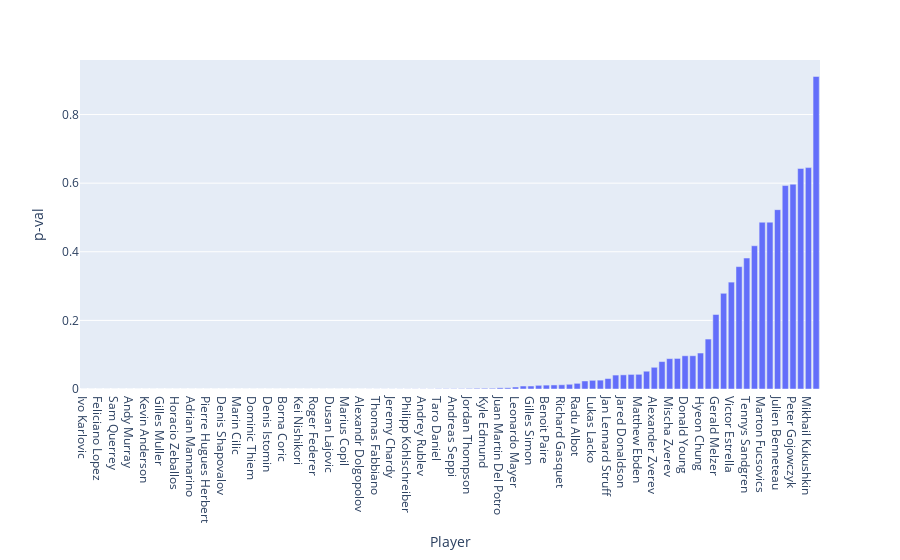

Notebook code for this chart:
### Code cell
#fig = px.histogram(streaks, x='p-val', nbins=96, hover_name= 'Player')
strks_pts_sorted = strks_pts.sort_values('p-val')
fig = px.bar(strks_pts_sorted, x='Player', y='p-val')
#fig.update_xaxes(visible=False, showticklabels=True)
fig.show()

### Figure 1 — Plotly figure (JSON) as saved in the notebook; plotly's stock layout.template omitted (floating-point values rounded to 4 significant figures)
{"data": [{"alignmentgroup": "True", "hovertemplate": "Player=%{x}<br>p-val=%{y}<extra></extra>", "legendgroup": "", "marker": {"color": "#636efa"}, "name": "", "offsetgroup": "", "orientation": "v", "showlegend": false, "textposition": "auto", "type": "bar", "x": ["Ivo Karlovic", "John Isner", "Feliciano Lopez", "Fabio Fognini", "Sam Querrey", "Milos Raonic", "Andy Murray", "Damir Dzumhur", "Kevin Anderson", "Florian Mayer", "Gilles Muller", "Tomas Berdych", "Horacio Zeballos", "Stan Wawrinka", "Adrian Mannarino", "Nick Kyrgios", "Pierre Hugues Herbert", "Rafael Nadal", "Denis Shapovalov", "Jack Sock", "Marin Cilic", "Paolo Lorenzi", "Dominic Thiem", "Gael Monfils", "Denis Istomin", "Novak Djokovic", "Borna Coric", "Nikoloz Basilashvili", "Kei Nishikori", "Grigor Dimitrov", "Roger Federer", "Dudi Sela", "Dusan Lajovic", "Guido Pella", "Marius Copil", "Lucas Pouille", "Alexandr Dolgopolov", "Pablo Carreno Busta", "Thomas Fabbiano", "David Goffin", "Jeremy Chardy", "Steve Johnson", "Philipp Kohlschreiber", "Jiri Vesely", "Andrey Rublev", "Jo Wilfried Tsonga", "Taro Daniel", "Pablo Cuevas", "Andreas Seppi", "Fernando Verdasco", "Jordan Thompson", "Malek Jaziri", "Kyle Edmund", "Yen Hsun Lu", "Juan Martin Del Potro", "Aljaz Bedene", "Leonardo Mayer", "Karen Khachanov", "Gilles Simon", "Mikhail Youzhny", "Benoit Paire", "Joao Sousa", "Richard Gasquet", "Robin Haase", "Radu Albot", "Steve Darcis", "Lukas Lacko", "Frances Tiafoe", "Jan Lennard Struff", "Roberto Bautista Agut", "Jared Donaldson", "Ryan Harrison", "Matthew Ebden", "Evgeny Donskoy", "Alexander Zverev", "Federico Delbonis", "Mischa Zverev", "Daniil Medvedev", "Donald Young", "David Ferrer", "Hyeon Chung", "Filip Krajinovic", "Gerald Melzer", "Guillermo Garcia Lopez", "Victor Estrella", "Yuichi Sugita", "Tennys Sandgren", "Albert Ramos", "Marton Fucsovics", "Blaz Kavcic", "Julien Benneteau", "Stefanos Tsitsipas", "Peter Gojowczyk", "Nicolas Kicker", "Mikhail Kukushkin", "Viktor Troicki"], "xaxis": "x", "y": [0, 0, 0, 0, 0, 0, 0, 0, 1.232e-12, 2.426e-12, 6.493e-10, 6.352e-09, 9.636e-09, 1.555e-08, 4.545e-08, 1.837e-07, 3.733e-07, 4.845e-07, 1.036e-06, 1.216e-06, 1.241e-06, 2.416e-06, 2.752e-06, 3.583e-06, 3.924e-06, 5.097e-06, 8.188e-06, 1.035e-05, 1.387e-05, 1.713e-05, 2.642e-05, 2.88e-05, 5.586e-05, 5.782e-05, 7.037e-05, 7.392e-05, 9.076e-05, 0.0001186, 0.0001479, 0.0001702, 0.000192, 0.0002733, 0.0002877, 0.0003176, 0.0003926, 0.0003963, 0.0007671, 0.0008153, 0.0008825, 0.0009643, 0.001495, 0.002003, 0.002059, 0.002107, 0.003449, 0.003529, 0.005737, 0.008675, 0.008751, 0.01069, 0.0113, 0.01179, 0.01235, 0.01376, 0.0165, 0.02338, 0.0253, 0.02586, 0.03046, 0.04059, 0.04128, 0.04249, 0.04278, 0.05182, 0.06327, 0.07994, 0.0885, 0.0891, 0.09683, 0.09697, 0.1048, 0.1456, 0.2172, 0.279, 0.3116, 0.3567, 0.3817, 0.4175, 0.4861, 0.4863, 0.5227, 0.593, 0.5969, 0.6428, 0.6453, 0.911], "yaxis": "y"}], "layout": {"barmode": "relative", "legend": {"tracegroupgap": 0}, "margin": {"t": 60}, "xaxis": {"anchor": "y", "domain": [0, 1], "title": {"text": "Player"}}, "yaxis": {"anchor": "x", "domain": [0, 1], "title": {"text": "p-val"}}}}
